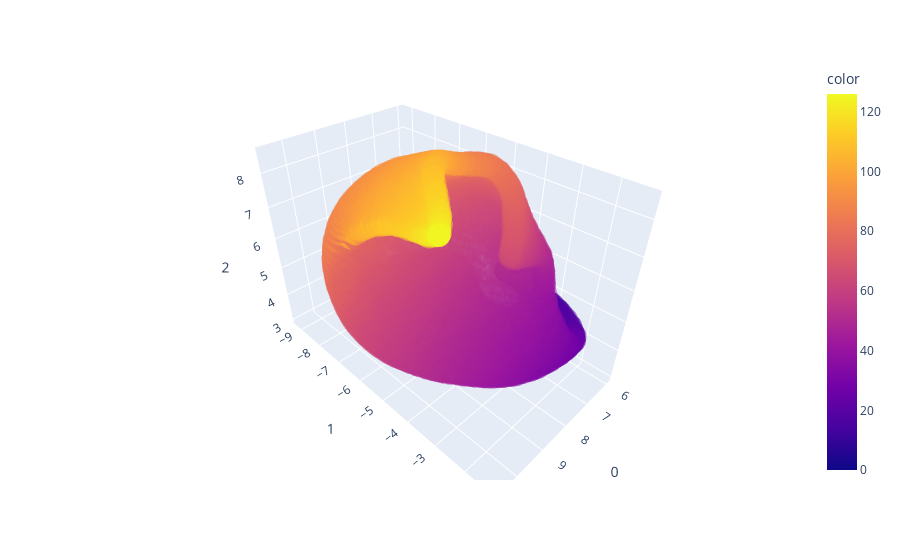

The cell this chart's notebook holds for it:
### Code cell
n_neighbors = 2000
n_components = 3
plot = True

reducer = umap.UMAP(n_neighbors=n_neighbors, n_components=n_components)
reducer.fit(activity.T)
embedding = reducer.transform(activity.T)
print(embedding.shape)
if plot and n_components==2:
    plt.scatter(embedding[:,0],embedding[:,1],s=10)
    plt.gca().set_aspect('equal', 'datalim')
    plt.title('UMAP projection of the activity of the grid cells', fontsize=12)
    plt.show()
elif plot and n_components==3:
    fig = px.scatter_3d(embedding, x=0, y=1, z=2,opacity=0.4,color=cols_flat)
    fig.show()

### Figure 1 — Plotly figure (JSON) as saved in the notebook; plotly's stock layout.template omitted (floating-point values rounded to 4 significant figures; data arrays with more than 128 entries replaced by an {"elided": "..."} marker saying what was removed)
{"data": [{"hovertemplate": "0=%{x}<br>1=%{y}<br>2=%{z}<br>color=%{marker.color}<extra></extra>", "legendgroup": "", "marker": {"color": {"elided": "4096 int values"}, "coloraxis": "coloraxis", "opacity": 0.4, "symbol": "circle"}, "mode": "markers", "name": "", "scene": "scene", "showlegend": false, "type": "scatter3d", "x": {"elided": "4096 float values"}, "y": {"elided": "4096 float values"}, "z": {"elided": "4096 float values"}}], "layout": {"coloraxis": {"colorbar": {"title": {"text": "color"}}, "colorscale": [[0, "#0d0887"], [0.1111, "#46039f"], [0.2222, "#7201a8"], [0.3333, "#9c179e"], [0.4444, "#bd3786"], [0.5556, "#d8576b"], [0.6667, "#ed7953"], [0.7778, "#fb9f3a"], [0.8889, "#fdca26"], [1, "#f0f921"]]}, "legend": {"tracegroupgap": 0}, "margin": {"t": 60}, "scene": {"domain": {"x": [0, 1], "y": [0, 1]}, "xaxis": {"title": {"text": "0"}}, "yaxis": {"title": {"text": "1"}}, "zaxis": {"title": {"text": "2"}}}}}
